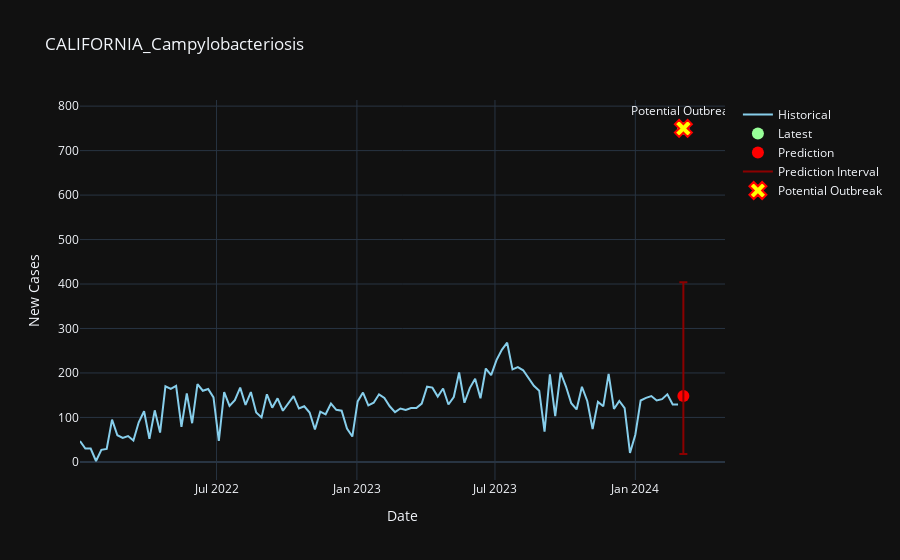

The code cell stored with this chart in its notebook:
### Code cell
# chart shows: we have historical, pred/interval, latest and OUTBREAK
selected_item_id = "CALIFORNIA_Campylobacteriosis"
plot_outbreak(df_historical, df_latest,  df_preds, selected_item_id)
